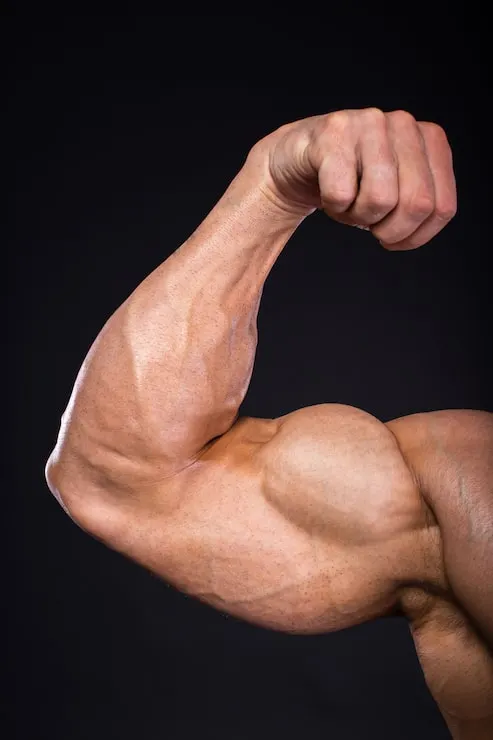
#> input picture sample_input.webp, 493 x 740 px
$ python vein_detector.py sample_input.webp
#> lines starting #> are read from the running program, lines starting #| are printed output that depends on the picture; after the words box and inside, x2 and y2 are one past the last pixel; in counts of white or black regions, pixels touching at a corner belong together
"""Vein detection & marking for arm/hand photos (classical computer vision)."""
import cv2
import numpy as np
from skimage.filters import frangi
from skimage.morphology import skeletonize, remove_small_objects
from skimage.measure import label, regionprops

PALETTE = [  # BGR colours, one per detected vein
    (0, 255, 255), (0, 255, 0), (255, 128, 0), (255, 0, 255),
    (0, 165, 255), (255, 255, 0), (0, 0, 255), (255, 0, 128),
]


def _largest_blob(m):
    n, lab, stats, _ = cv2.connectedComponentsWithStats(m)
    if n > 1:
        m = (lab == 1 + np.argmax(stats[1:, cv2.CC_STAT_AREA])).astype(np.uint8) * 255
    return m


def _clean(m, ks=9):
    m = cv2.medianBlur(m, 9)
    k = cv2.getStructuringElement(cv2.MORPH_ELLIPSE, (ks, ks))
    m = cv2.morphologyEx(m, cv2.MORPH_CLOSE, k, iterations=2)
    m = cv2.morphologyEx(m, cv2.MORPH_OPEN, k)
    return _largest_blob(m)


def _skin_mask(bgr):
    """Foreground (skin) mask so background / edges aren't detected as veins.
    Works for light AND dark skin and for dim, colour-cast camera images."""
    h, w = bgr.shape[:2]
    ycc = cv2.cvtColor(bgr, cv2.COLOR_BGR2YCrCb)
    hsv = cv2.cvtColor(bgr, cv2.COLOR_BGR2HSV)
    H, S, V = hsv[:, :, 0], hsv[:, :, 1], hsv[:, :, 2]
    Cr = ycc[:, :, 1]
    # 1) hue/saturation + Cr based (handles dark skin and warm or green camera casts)
    m = ((Cr >= 129) & ((H <= 32) | (H >= 170)) & (S >= 15) & (V >= 40)).astype(np.uint8) * 255
    m = _clean(m)
    if (m > 0).mean() >= 0.04:
        return m
    # 2) classic YCrCb range
    m = cv2.inRange(ycc, (40, 133, 70), (255, 185, 140))
    m &= (cv2.cvtColor(bgr, cv2.COLOR_BGR2GRAY) > 35).astype(np.uint8) * 255
    m = _clean(m, 7)
    if (m > 0).mean() >= 0.04:
        return m
    # 3) give up on colour: use the central part of the picture
    m = np.zeros((h, w), np.uint8)
    m[int(0.08 * h):int(0.92 * h), int(0.08 * w):int(0.92 * w)] = 255
    return m


def enhance_image(bgr, skin=None):
    """Make a dim / blurry / noisy camera frame clearer: denoise, brighten dark skin,
    boost local contrast and sharpen. Returns a natural-looking colour image."""
    den = cv2.bilateralFilter(bgr, 7, 18, 5)           # smooth noise, keep edges
    den = cv2.bilateralFilter(den, 7, 18, 5)
    lab = cv2.cvtColor(den, cv2.COLOR_BGR2LAB)
    L = lab[:, :, 0]
    # lift dark skin towards a comfortable brightness (gamma), measured on skin only
    ref = L[skin > 0] if skin is not None and (skin > 0).sum() > 200 else L.ravel()
    m = float(np.median(ref)) / 255.0
    if 0.02 < m < 0.48:
        gamma = np.log(0.48) / np.log(m)
        gamma = float(np.clip(gamma, 0.45, 1.0))
        L = (255.0 * (L / 255.0) ** gamma).astype(np.uint8)
    L = cv2.createCLAHE(clipLimit=1.8, tileGridSize=(8, 8)).apply(L)
    lab[:, :, 0] = L
    out = cv2.cvtColor(lab, cv2.COLOR_LAB2BGR)
    blur = cv2.GaussianBlur(out, (0, 0), 3.0)          # unsharp mask
    out = cv2.addWeighted(out, 1.8, blur, -0.8, 0)
    return out


# [183 lines left out: functions finger_mask, auto_hand_cut, _trace, _link_branches, not called in this run]

def detect_veins(bgr, sensitivity=0.8, min_length=35, scale=1.0, ignore=None, hand=None, hand_frac=0.28,
                 skin=None, with_response=False):
    """Return (skeleton_mask, skin_mask). sensitivity in [0,1]; higher = more veins."""
    h, w = bgr.shape[:2]
    if skin is None:
        skin = _skin_mask(bgr)

    # Veins appear darker/bluer-green than skin -> use green channel + CLAHE
    g = bgr[:, :, 1]
    # stretch the contrast of the skin area only (dim / low-contrast cameras)
    sv = g[skin > 0]
    if sv.size > 100:
        lo_, hi_ = np.percentile(sv, (2, 98))
        g = np.clip((g.astype(np.float32) - lo_) * 255.0 / max(hi_ - lo_, 1), 0, 255).astype(np.uint8)
    g = cv2.createCLAHE(clipLimit=4.0, tileGridSize=(8, 8)).apply(g)
    g = cv2.GaussianBlur(g, (0, 0), 1.2 * scale)
    # remove broad shading (muscle form) -> keep thin structures
    bg = cv2.GaussianBlur(g, (0, 0), 7 * scale)
    detail = cv2.subtract(bg, g).astype(np.float32)  # dark ridges positive
    detail = np.clip(detail, 0, None)

    sigmas = [s * scale for s in (1.5, 2.0, 2.5, 3.0, 4.0)]
    v = frangi(detail, sigmas=sigmas, black_ridges=False, beta=0.5, gamma=None)

    # keep only inside eroded skin (avoid silhouette edge)
    er = int(np.clip(0.07 * np.sqrt((skin > 0).sum()) * max(1.0, 0.8 * scale), 9, 61)) | 1   # smaller skin area -> smaller margin
    inner = cv2.erode(skin, cv2.getStructuringElement(cv2.MORPH_ELLIPSE, (er, er)))
    mgn = 10
    inner[:mgn, :] = 0; inner[-mgn:, :] = 0; inner[:, :mgn] = 0; inner[:, -mgn:] = 0  # ignore picture border
    if hand == "auto":
        fm = finger_mask(skin)                      # remove the fingers
        if fm is not None:
            inner[fm] = 0
        else:
            cut = auto_hand_cut(skin)
            if cut is not None:
                inner[cut] = 0
    elif hand in ("top", "bottom", "left", "right"):  # skip fingers/fist at that end of the arm
        ys, xs = np.where(skin > 0)
        y0, y1, x0, x1 = ys.min(), ys.max(), xs.min(), xs.max()
        if hand == "top":    inner[:y0 + int(hand_frac * (y1 - y0)), :] = 0
        if hand == "bottom": inner[y1 - int(hand_frac * (y1 - y0)):, :] = 0
        if hand == "left":   inner[:, :x0 + int(hand_frac * (x1 - x0))] = 0
        if hand == "right":  inner[:, x1 - int(hand_frac * (x1 - x0)):] = 0
    if ignore:  # (x0,y0,x1,y1) as fractions of image: region to skip (e.g. fingers)
        x0, y0, x1, y1 = ignore
        inner[int(y0*h):int(y1*h), int(x0*w):int(x1*w)] = 0
    hsv_ = cv2.cvtColor(bgr, cv2.COLOR_BGR2HSV)
    shiny = ((hsv_[:, :, 2] > 215) & (hsv_[:, :, 1] < 70)).astype(np.uint8)   # ring, glare, nails
    inner[cv2.dilate(shiny, np.ones((15, 15), np.uint8)) > 0] = 0
    v = v * (inner > 0)
    if v.max() == 0:
        return (np.zeros((h, w), bool), skin, v) if with_response else (np.zeros((h, w), bool), skin)
    v /= v.max()

    # hysteresis threshold controlled by sensitivity
    hi = np.percentile(v[inner > 0], 100 - 4 * sensitivity - 1)
    lo = hi * 0.35
    strong, weak = v >= hi, v >= lo
    lab = label(weak, connectivity=2)
    keep = np.unique(lab[strong]); keep = keep[keep > 0]
    mask = np.isin(lab, keep)

    mask = remove_small_objects(mask, max_size=40)
    # bridge gaps: close along many orientations so collinear fragments join into long veins
    m8 = mask.astype(np.uint8)
    joined = m8.copy()
    L = max(9, int(11 * scale))
    for ang in range(0, 180, 30):
        k = np.zeros((L, L), np.uint8)
        c = L // 2
        dx, dy = np.cos(np.radians(ang)) * c, np.sin(np.radians(ang)) * c
        cv2.line(k, (int(c - dx), int(c - dy)), (int(c + dx), int(c + dy)), 1, 1)
        joined |= cv2.morphologyEx(m8, cv2.MORPH_CLOSE, k)
    mask = joined.astype(bool) & (inner > 0)
    skel = skeletonize(mask)

    out = _link_branches(skel, min_piece=12, min_final=min_length, gap=int(40 * scale)) & (inner > 0)
    return (out, skin, v) if with_response else (out, skin)


# [38 lines left out: functions draw_veins, _keep_best, not called in this run]


def process(bgr, sensitivity=0.8, min_length=35, thickness=2, label_veins=True, ignore=None,
            hand=None, hand_frac=0.28, max_veins=12, return_enhanced=False):
    # consistent working resolution (also enlarge tiny camera frames)
    h, w = bgr.shape[:2]
    s = 800 / max(h, w)
    if s < 1:
        small = cv2.resize(bgr, None, fx=s, fy=s, interpolation=cv2.INTER_AREA)
    elif s > 1.15:
        small = cv2.resize(bgr, None, fx=s, fy=s, interpolation=cv2.INTER_CUBIC)
    else:
        small = bgr.copy()

    # small / low-resolution pictures are blurrier -> look for wider lines (and ignore JPEG blocks)
    scale = float(np.clip(800.0 / max(h, w), 1.0, 2.5))
    skin = _skin_mask(small)                 # find the skin on the original colours
    clear = enhance_image(small, skin)       # clearer picture -> veins are searched here

    skel = resp = None
    # try the requested settings first; if nothing is found, relax them step by step
    for sens, ml in ((sensitivity, min_length), (1.0, min_length * 0.7), (1.0, min_length * 0.45)):
        skel, _, resp = detect_veins(clear, sens, max(12, int(ml)), scale=scale, ignore=ignore, hand=hand,
                                     hand_frac=hand_frac, skin=skin, with_response=True)
        if skel.any():
            break
    skel = _keep_best(skel, resp, max_veins)
    marked, n = draw_veins(clear, skel, thickness, label_veins)
    if return_enhanced:
        return clear, marked, n
    return small, marked, n


if __name__ == "__main__":
    import argparse
    ap = argparse.ArgumentParser()
    ap.add_argument("image"); ap.add_argument("-o", "--out", default="veins_marked.png")
    ap.add_argument("-s", "--sensitivity", type=float, default=0.7)
    ap.add_argument("--ignore", type=float, nargs=4, metavar=("X0","Y0","X1","Y1"), help="fractions of image to skip, e.g. 0.5 0.1 1 0.4")
    ap.add_argument("--hand", choices=["auto","top","bottom","left","right"], help="side where fingers/fist are; skipped")
    ap.add_argument("--hand-frac", type=float, default=0.28)
    a = ap.parse_args()
    from PIL import Image
    img = cv2.cvtColor(np.array(Image.open(a.image).convert("RGB")), cv2.COLOR_RGB2BGR)
    _, marked, n = process(img, a.sensitivity, ignore=a.ignore, hand=a.hand, hand_frac=a.hand_frac)
#> in _skin_mask, `ycc = cv2.cvtColor(bgr, cv2.COLOR_BGR2YCrCb)`: ycc: shape (740, 493, 3); mean of channels 0, 1, 2 64.4, 139.4, 121.7
#> in _skin_mask, `hsv = cv2.cvtColor(bgr, cv2.COLOR_BGR2HSV)`: hsv: shape (740, 493, 3); mean H, S, V 79.7, 89.3, 82.8
#> in _skin_mask, `H, S, V = hsv[:, :, 0], hsv[:, :, 1], hsv[:, :, 2]`:
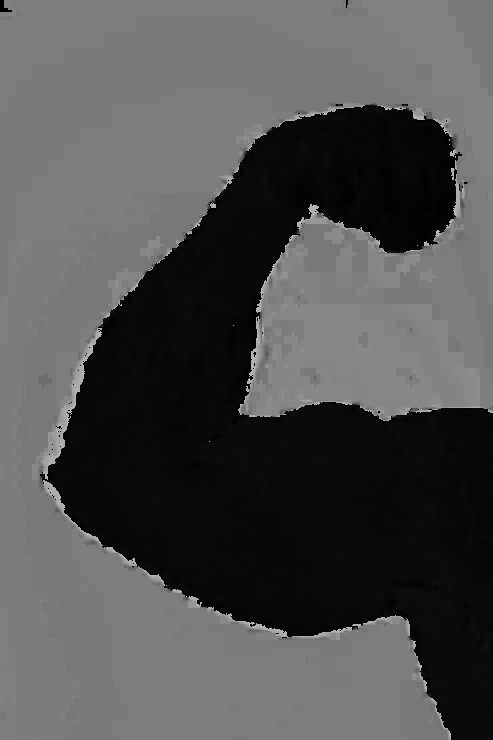
#> H: shape (740, 493); min 0, max 179, mean 79.7
#> in _skin_mask, `H, S, V = hsv[:, :, 0], hsv[:, :, 1], hsv[:, :, 2]`:
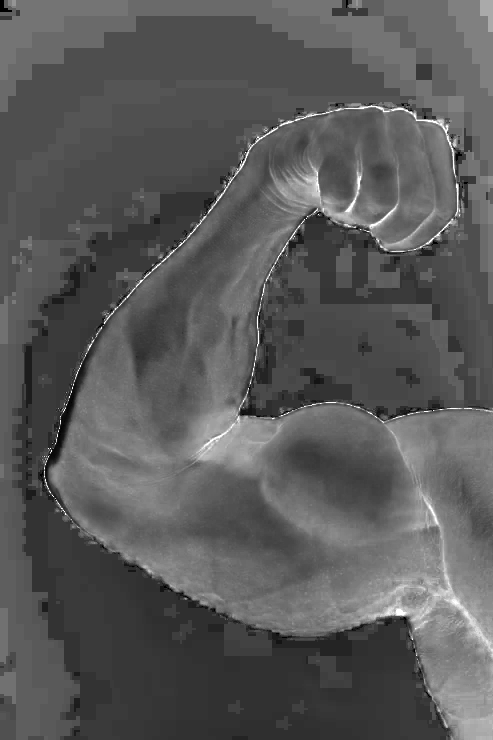
#> S: shape (740, 493); min 0, max 255, mean 89.3
#> in _skin_mask, `Cr = ycc[:, :, 1]`:
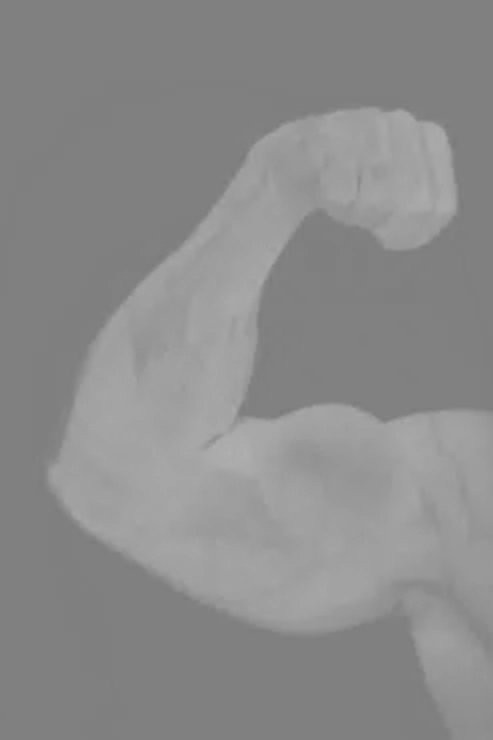
#> Cr: shape (740, 493); min 122, max 175, mean 139.4
#> in _skin_mask, `m = ((Cr >= 129) & ((H <= 32) | (H >= 170)) & (S >= 15) & (V >= 40)).a..`: m: shape (740, 493); 38.6% white; 12 white regions (11 under 20 px), largest, box (x1, y1, x2, y2) and area: (45, 107, 493, 740) 140906
#> in _clean, `m = cv2.medianBlur(m, 9)`: m: shape (740, 493); 38.7% white; 1 white region, box (x1, y1, x2, y2) and area: (45, 107, 493, 740) 141034
#> in _clean, `m = cv2.morphologyEx(m, cv2.MORPH_CLOSE, k, iterations=2)`:
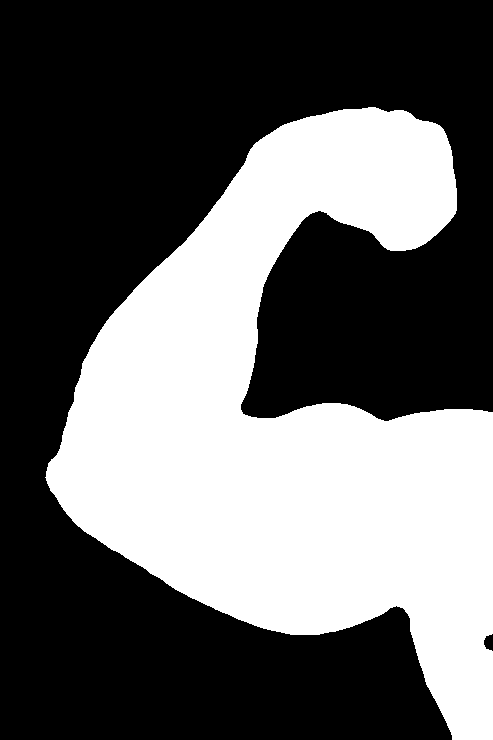
#> m: shape (740, 493); 38.8% white; 1 white region, box (x1, y1, x2, y2) and area: (45, 107, 493, 740) 141682
#> in _clean, `m = cv2.morphologyEx(m, cv2.MORPH_OPEN, k)`: m: shape (740, 493); 38.8% white; 1 white region, box (x1, y1, x2, y2) and area: (46, 107, 493, 740) 141676
#> in _largest_blob, `n, lab, stats, _ = cv2.connectedComponentsWithStats(m)`: n = 2; stats = [[0, 0, 493, 740, 223144], [46, 107, 447, 633, 141676]]
#> in enhance_image, `lab = cv2.cvtColor(den, cv2.COLOR_BGR2LAB)`: lab: shape (740, 493, 3); mean of channels 0, 1, 2 64.6, 136.3, 134.1
#> in enhance_image, `L = lab[:, :, 0]`:
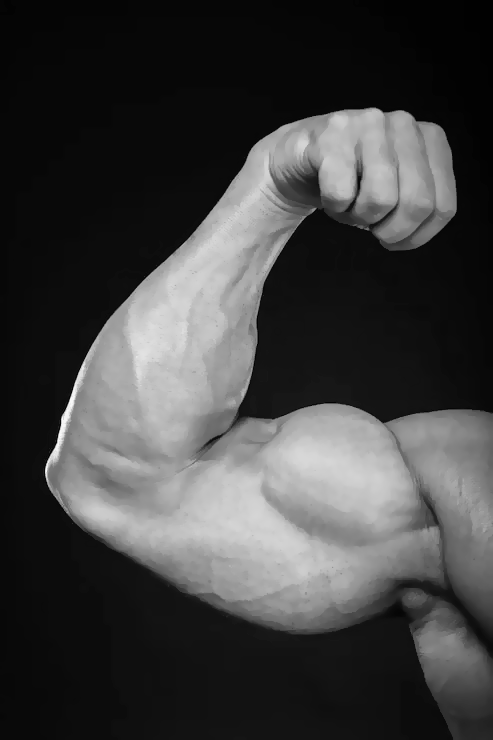
#> L: shape (740, 493); min 1, max 250, mean 64.6
#> in enhance_image, `m = float(np.median(ref)) / 255.0`: m = 0.612
#> in enhance_image, `lab[:, :, 0] = L`: lab: shape (740, 493, 3); mean of channels 0, 1, 2 67.2, 136.3, 134.1
#> the loop in process, `for sens, ml in ((sensitivity, min_length), (1.0, min_length * 0.7), (..` made 1 pass
#> (lo_ in detect_veins, hi_ in detect_veins, er in detect_veins, hi in detect_veins, lo in detect_veins) on pass 1: (20, 219, 27, 0.118, 0.0411)
#> pass 1, in detect_veins, `g = bgr[:, :, 1]`:
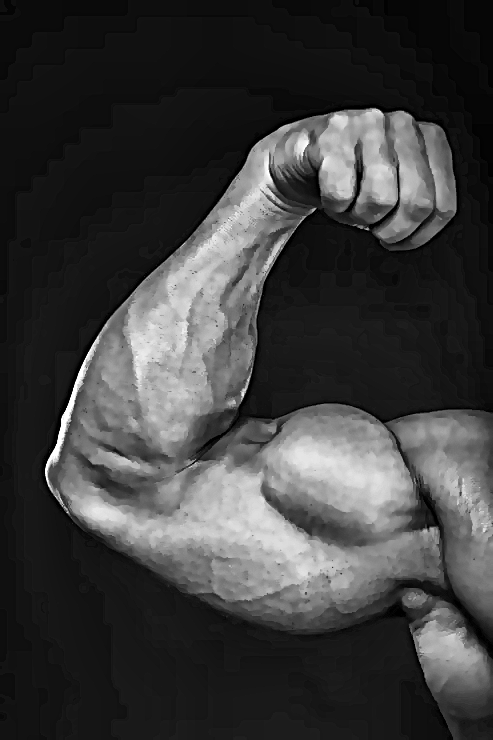
#> g: shape (740, 493); min 0, max 255, mean 61.3
#> pass 1, in detect_veins, `g = cv2.createCLAHE(clipLimit=4.0, tileGridSize=(8, 8)).apply(g)`:
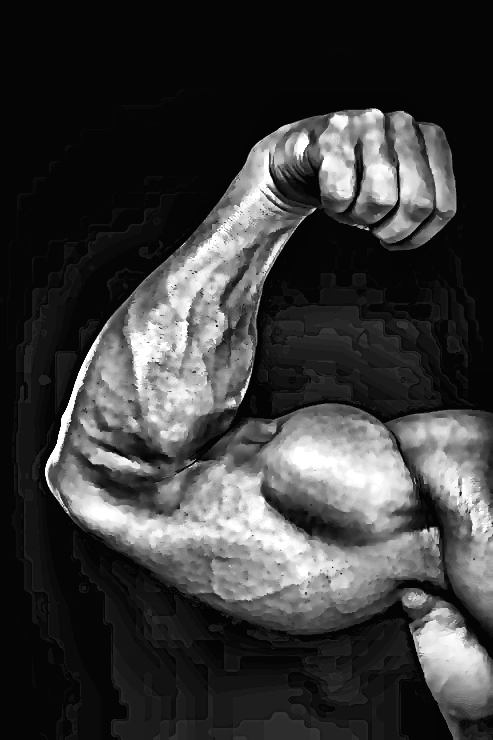
#> g: shape (740, 493); min 1, max 255, mean 59
#> (the run stopped early here; a loop or call above may not have finished)
